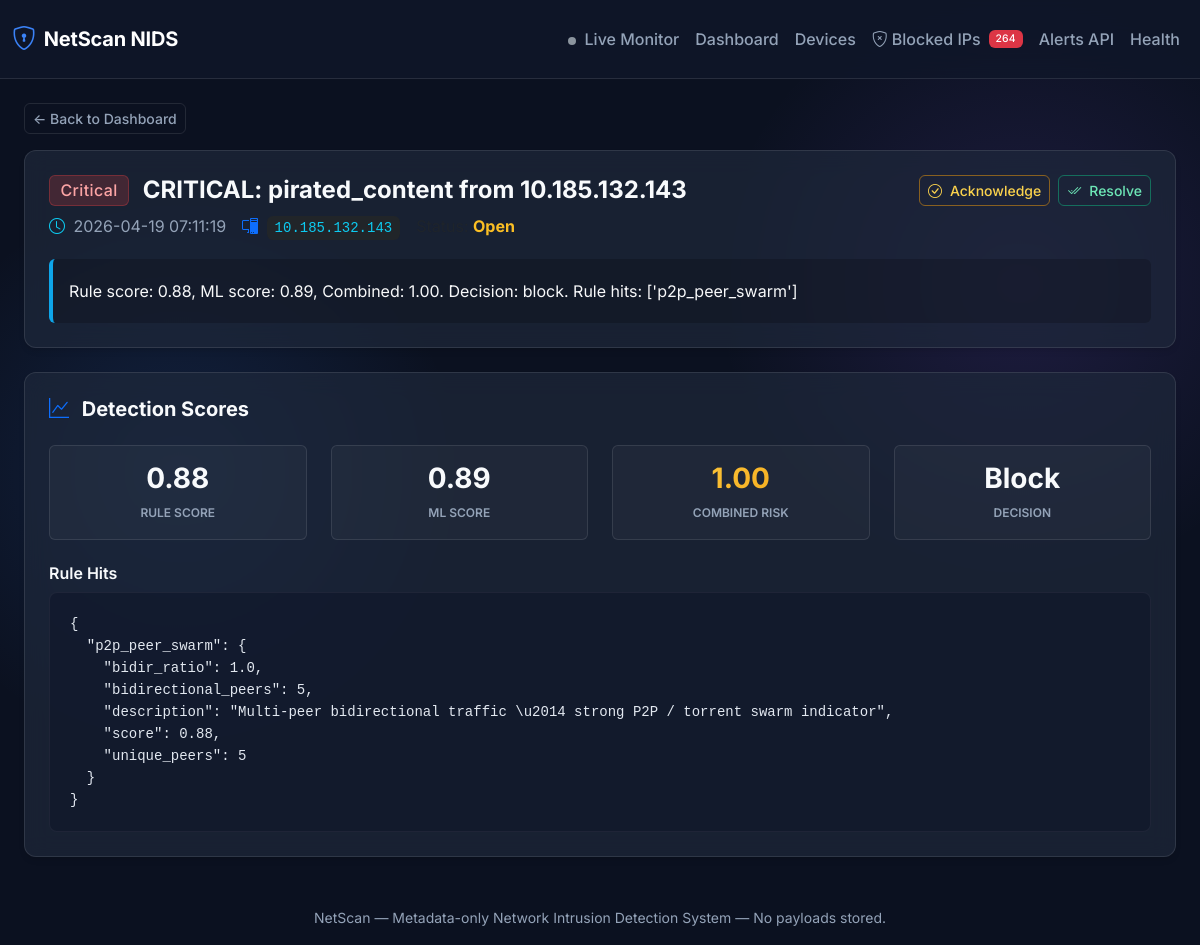
Page /alert/114 on the committed database.
### app/db/models.py (models this page shows)
class Base(DeclarativeBase):
    pass

class Alert(Base):
    __tablename__ = "alerts"
    id: Mapped[int] = mapped_column(Integer, primary_key=True, autoincrement=True)
    detection_id: Mapped[int | None] = mapped_column(ForeignKey("detections.id"), nullable=True, index=True)
    ai_assessment_id: Mapped[int | None] = mapped_column(
        ForeignKey("ai_assessments.id"), nullable=True, index=True
    )
    src_ip: Mapped[str] = mapped_column(String(64), index=True)
    window_start: Mapped[datetime] = mapped_column(DateTime, index=True)
    window_end: Mapped[datetime] = mapped_column(DateTime, index=True)
    title: Mapped[str] = mapped_column(String(200))
    summary: Mapped[str] = mapped_column(Text)
    severity: Mapped[str] = mapped_column(String(16))
    threat_type: Mapped[str] = mapped_column(String(64))
    status: Mapped[str] = mapped_column(String(16), default="open")  # open|acknowledged|resolved
    created_at: Mapped[datetime] = mapped_column(DateTime, default=datetime.utcnow)
    resolved_at: Mapped[datetime | None] = mapped_column(DateTime, nullable=True)
    detection: Mapped["Detection | None"] = relationship(back_populates="alerts")

### app/api/routes_dashboard.py (the view)
@router.get("/alert/{alert_id}", response_class=HTMLResponse)
def alert_detail_page(alert_id: int, request: Request, db: Session = Depends(get_db)):
    alert = db.query(Alert).filter(Alert.id == alert_id).first()
    detection = None
    ai = None
    if alert and alert.detection_id:
        detection = db.query(Detection).filter(Detection.id == alert.detection_id).first()
    if alert and alert.ai_assessment_id:
        ai = db.query(AIAssessment).filter(AIAssessment.id == alert.ai_assessment_id).first()
    return templates.TemplateResponse(
        request,
        "alert_detail.html",
        {
            "alert": alert,
            "detection": detection,
            "ai": ai,
        },
    )

### templates/alert_detail.html (shortened to what this page needs)
{% extends "base.html" %}
{% block content %}
{% if not alert %}
<div class="alert alert-danger">Alert not found.</div>
{% else %}
<a href="/" class="btn btn-outline-secondary btn-sm mb-3">← Back to Dashboard</a>
<div class="card p-4 mb-4 border-0">
    <div class="d-flex justify-content-between align-items-start mb-3">
        <div>
            <h4 class="fw-bold mb-2">
                <span class="badge badge-{{ alert.severity }} me-2 align-middle fs-6">{{ alert.severity|title }}</span>
                <span class="align-middle">{{ alert.title }}</span>
            </h4>
            <p class="text-secondary mb-1 d-flex align-items-center gap-3">
                <span><i class="bi bi-clock text-info me-1"></i> {{ alert.created_at.strftime('%Y-%m-%d %H:%M:%S')
                    }}</span>
                <span><i class="bi bi-pc-display text-primary me-1"></i> <code
                        class="bg-dark px-2 py-1 rounded text-info">{{ alert.src_ip }}</code></span>
                <span><span class="text-muted">Status:</span>
                    {% if alert.status == 'open' %}
                    <strong class="text-warning">Open</strong>
                    {% elif alert.status == 'acknowledged' %}
                    <strong class="text-info">Acknowledged</strong>
                    {% else %}
                    <strong class="text-success">Resolved</strong>
                    {% endif %}
                </span>
            </p>
        </div>
        <div class="d-flex gap-2">
            {% if alert.status == 'open' %}
            <button class="btn btn-sm btn-outline-warning d-flex align-items-center gap-2"
                onclick="patchStatus({{ alert.id }}, 'acknowledged')">
                <i class="bi bi-check-circle"></i> Acknowledge
            </button>
            <button class="btn btn-sm btn-outline-success d-flex align-items-center gap-2"
                onclick="patchStatus({{ alert.id }}, 'resolved')">
                <i class="bi bi-check2-all"></i> Resolve
            </button>
            {% elif alert.status == 'acknowledged' %}
            <button class="btn btn-sm btn-outline-success d-flex align-items-center gap-2"
                onclick="patchStatus({{ alert.id }}, 'resolved')">
                <i class="bi bi-check2-all"></i> Resolve
            </button>
            {% endif %}
        </div>
    </div>
    <div class="p-3 rounded" style="background: rgba(0,0,0,0.2); border-left: 4px solid var(--accent-info);">
        <p class="mb-0 text-light lh-lg">{{ alert.summary }}</p>
    </div>
</div>
{% if detection %}
<div class="card p-4 mb-4 border-0">
    <h5 class="fw-bold mb-4"><i class="bi bi-graph-up text-primary me-2"></i> Detection Scores</h5>
    <div class="row g-4">
        <div class="col-md-3">
            <div class="p-3 rounded text-center h-100"
                style="background: rgba(255,255,255,0.03); border: 1px solid var(--border-light);">
                <h3 class="mb-1 fw-bold text-gradient-primary">{{ '%.2f'|format(detection.rule_score) }}</h3>
                <small class="text-secondary text-uppercase fw-semibold tracking-wide" style="font-size: 0.75rem;">Rule
                    Score</small>
            </div>
        </div>
        <div class="col-md-3">
            <div class="p-3 rounded text-center h-100"
                style="background: rgba(255,255,255,0.03); border: 1px solid var(--border-light);">
                <h3 class="mb-1 fw-bold text-gradient-primary">{{ '%.2f'|format(detection.ml_score) }}</h3>
                <small class="text-secondary text-uppercase fw-semibold tracking-wide" style="font-size: 0.75rem;">ML
                    Score</small>
            </div>
        </div>
        <div class="col-md-3">
            <div class="p-3 rounded text-center h-100"
                style="background: rgba(255,255,255,0.03); border: 1px solid var(--border-light);">
                <h3 class="mb-1 fw-bold text-gradient-high">{{ '%.2f'|format(detection.combined_risk) }}</h3>
                <small class="text-secondary text-uppercase fw-semibold tracking-wide"
                    style="font-size: 0.75rem;">Combined Risk</small>
            </div>
        </div>
        <div class="col-md-3">
            <div class="p-3 rounded text-center h-100"
                style="background: rgba(255,255,255,0.03); border: 1px solid var(--border-light);">
                <h3 class="mb-1 fw-bold text-gradient-info text-capitalize">{{ detection.decision }}</h3>
                <small class="text-secondary text-uppercase fw-semibold tracking-wide"
                    style="font-size: 0.75rem;">Decision</small>
            </div>
        </div>
    </div>
    {% if detection.rule_hits %}
    <h6 class="mt-4 fw-semibold">Rule Hits</h6>
    <pre class="mb-0"><code>{{ detection.rule_hits | tojson(indent=2) }}</code></pre>
    {% endif %}
</div>
{% endif %}
{% endif %}
{% endblock %}

### static/style.css (style rules this page uses)
:root { --bg-base: #0b1120; --bg-surface: rgba(30, 41, 59, 0.7); --bg-surface-hover: rgba(51, 65, 85, 0.8); --border-light: rgba(255, 255, 255, 0.1); --text-main: #f8fafc; --text-muted: #94a3b8; --accent-primary: #3b82f6; --accent-critical: #ef4444; --accent-high: #f59e0b; --accent-medium: #8b5cf6; --accent-low: #10b981; --accent-info: #0ea5e9; }
body { background-color: var(--bg-base); background-image: radial-gradient(circle at 15% 50%, rgba(59, 130, 246, 0.15), transparent 25%), radial-gradient(circle at 85% 30%, rgba(139, 92, 246, 0.15), transparent 25%); background-attachment: fixed; color: var(--text-main); font-family: 'Inter', -apple-system, BlinkMacSystemFont, "Segoe UI", Roboto, "Helvetica Neue", Arial, sans-serif; -webkit-font-smoothing: antialiased; }
.card, .stat-card { background: var(--bg-surface) !important; backdrop-filter: blur(12px); -webkit-backdrop-filter: blur(12px); border: 1px solid var(--border-light) !important; border-radius: 12px; box-shadow: 0 4px 6px -1px rgba(0, 0, 0, 0.1), 0 2px 4px -1px rgba(0, 0, 0, 0.06); transition: transform 0.2s ease, box-shadow 0.2s ease, background 0.2s ease; }
h1, h2, h3, h4, h5, h6 { font-weight: 600; color: var(--text-main); }
a { color: var(--accent-primary); text-decoration: none; transition: opacity 0.2s ease; }
.badge { padding: 0.4em 0.65em; font-weight: 500; letter-spacing: 0.025em; border-radius: 6px; }
.badge-critical { background-color: rgba(239, 68, 68, 0.2); color: #fca5a5; border: 1px solid rgba(239, 68, 68, 0.3); }
.btn { font-weight: 500; border-radius: 6px; transition: all 0.2s ease; }
.btn-outline-warning { color: #fcd34d; border-color: rgba(245, 158, 11, 0.5); }
.btn-outline-success { color: #6ee7b7; border-color: rgba(16, 185, 129, 0.5); }
.btn-outline-secondary { color: var(--text-muted); border-color: var(--border-light); }
pre { background: rgba(15, 23, 42, 0.6) !important; border: 1px solid rgba(255, 255, 255, 0.05); color: #e2e8f0 !important; font-family: 'JetBrains Mono', 'Fira Code', monospace; font-size: 0.875rem; border-radius: 8px !important; padding: 1.25rem !important; }
.text-gradient-high { background: linear-gradient(135deg, #fcd34d, #f59e0b); -webkit-background-clip: text; -webkit-text-fill-color: transparent; }
.text-warning { color: #fbbf24 !important; }
.text-secondary { color: var(--text-muted) !important; }

### rows in the picture
Alert: severity "Critical", title "CRITICAL: pirated_content from 10.185.132.143", created_at "2026-04-19 07:11:19", src_ip "10.185.132.143", summary "Rule score: 0.88, ML score: 0.89, Combined: 1.00. Decision: block. Rule hits: ['p2p_peer_swarm']"

### other values in the picture
{{ '%.2f'|format(detection.rule_score) }} "0.88"
{{ '%.2f'|format(detection.ml_score) }} "0.89"
{{ '%.2f'|format(detection.combined_risk) }} "1.00"
{{ detection.decision }} "Block"
{{ detection.rule_hits | tojson(indent=2) }} "{ \"p2p_peer_swarm\": { \"bidir_ratio\": 1.0, \"bidirectional_peers\": 5, \"description\": \"Multi-peer bidirectional traffic \\u2014 strong P2P / torrent swarm indicator\", \"score\": 0.88, \"unique_peers\": 5 } }"
